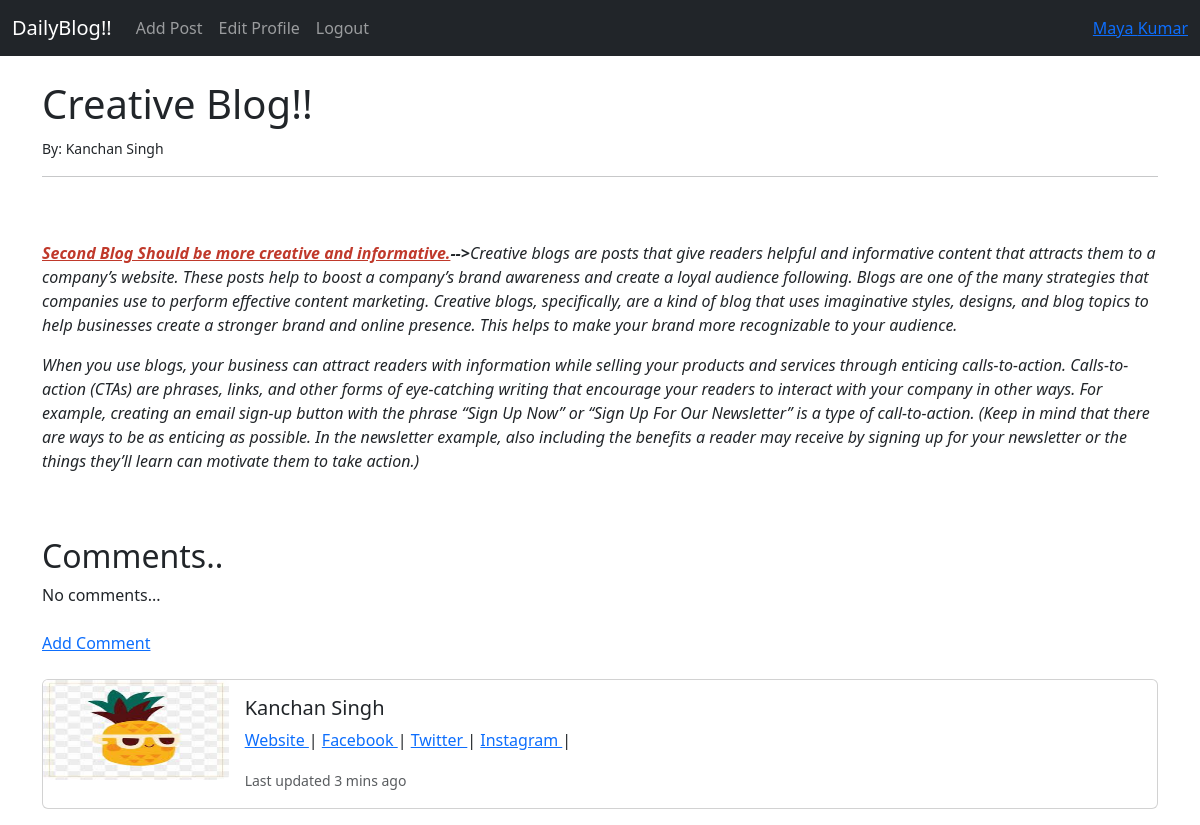
Screenshot of /article/2 (signed in) with the database file from the repository.
### Blog_app/models.py (models this page shows, shortened)
class Post(models.Model):
    title = models.CharField(max_length=255)
    header_image = models.ImageField(null=True, blank=True, upload_to="images/")
    title_tag = models.CharField(max_length=255, default="DailyBlog!!")
    author = models.ForeignKey(User, on_delete=models.CASCADE)
    body = RichTextField(blank=True, null=True)

class Profile(models.Model):
    user = models.OneToOneField(User, null=True, on_delete=models.CASCADE)
    bio = models.TextField()
    profile_pic = models.ImageField(null=True, blank=True, upload_to="images/profile")
    website_url = models.CharField(max_length=255, null=True, blank=True)
    facebook_url = models.CharField(max_length=255, null=True, blank=True)
    twitter_url = models.CharField(max_length=255, null=True, blank=True)
    insta_url= models.CharField(max_length=255, null=True, blank=True)

### Blog_app/views.py (the view)
# urls.py: path('article/<int:pk>', ArticleDetailView.as_view(), name='article-detail'),
class ArticleDetailView(DetailView):
    model = Post
    template_name = 'article_details.html'

### Blog_app/templates/article_details.html (shortened to what this page needs)
{% extends 'base.html' %}
{% block content %}
<h1>{{ post.title }}</h1>
<small>By:
    {{ post.author.first_name }}
    {{ post.author.last_name }}
</small><br/>
<hr>
<br/><br/>
{{ post.body|safe }}
<br/><br/>
<h2>Comments..</h2>
{% if not post.comments.all %}
    No comments...
{% endif %}
<br/><br/>
<a href="{% url 'add_comment' post.pk %}">Add Comment</a>
<br/><br/>
<div class="card mb-3" >
  <div class="row g-0">
    <div class="col-md-2">
      <img src="{{ post.author.profile.profile_pic.url}}" width=100, height=100" class="card-img" alt="...">
    </div>
    <div class="col-md-10">
      <div class="card-body">
        <h5 class="card-title"> {{ post.author.first_name }}
    {{ post.author.last_name }}</h5>
          <p class="card-text-muted">
              <a href="{{post.author.profile.website_url}}">
                  Website </a> |
              <a href="{{post.author.profile.facebook_url}}">
                  Facebook </a> |
              <a href="{{post.author.profile.twitter_url}}">
                  Twitter </a>|
                  <a href="{{post.author.profile.Instagram_url}}">
                      Instagram </a>|
          </p>
        <p class="card-text"><small class="text-body-secondary">Last updated 3 mins ago</small></p>
      </div>
    </div>
  </div>
</div>
{% endblock %}

### Blog_app/templates/base.html (shortened to what this page needs)
<!doctype html>
<html lang="en">
  <head>
    <link href="https://cdn.jsdelivr.net/npm/bootstrap@5.3.2/dist/css/bootstrap.min.css" rel="stylesheet">
  </head>
  <body>
  <nav class="navbar navbar-expand-lg navbar-dark bg-dark">
  <div class="container-fluid">
    <a class="navbar-brand" href="{% url 'home' %}">DailyBlog!!</a>
    <div class="collapse navbar-collapse" id="navbarSupportedContent">
      <ul class="navbar-nav me-auto mb-2 mb-lg-0">
        {% if user.is_authenticated %}
        <li class="nav-item">
          <a class="nav-link" href="{% url 'add_post' %}">Add Post</a>
        </li>
        <li class="nav-item">
          <a class="nav-link" href="{% url 'edit_profile' %}">Edit Profile</a>
        </li>
        <li class="nav-item">
          <a class="nav-link" href="{% url 'logout' %}">Logout</a>
        </li>
        {% endif %}
      </ul>
      {% if user.is_authenticated %}
      <ul class="navbar-nav ml-auto">
        <li class="nav-item">
          <a clss="nav-link" href="{% url 'edit_profile' %}">
          {{user.first_name}}
            {{user.last_name}}
          </a>
        </li>
      </ul>
      {%endif%}
    </div>
  </div>
</nav>
  <br/>
  <div class="container">
    {% block content %}
    {% endblock %}
  </div>
  </body>
</html>

### rows the page displays
Post: title "Creative Blog!!", author.first_name "Kanchan", author.last_name "Singh", body "Second Blog Should be more creative and informative. --> Creative blogs are posts that give readers helpful and informative content that attracts them to a company’s website. These posts help to boost a company’s brand awareness and create a loyal audience following. Blogs are one of the many strategies that companies use to perform effective content marketing. Creative blogs, specifically, are a kind of blog that uses imaginative styles, designs, and blog topics to help businesses create a stronger brand and online presence. This helps to make your brand more recognizable to your audience. When you use blogs, your business can attract readers with information while selling your products…", author.profile.profile_pic (picture)

### other values shown
{{ user.first_name }} "Maya"
{{ user.last_name }} "Kumar"
